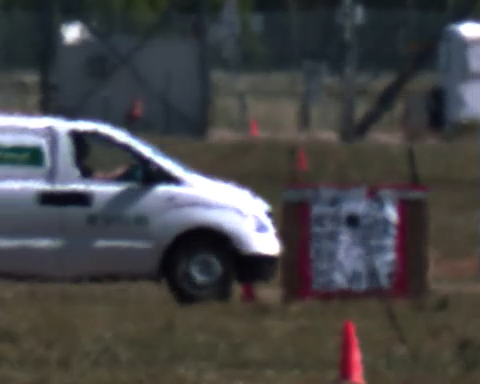
#> input picture CODE/depth/datasets/van_distorted/00011.png, 480 x 384 px, found by its file name; its folder holds 4 pictures in this run
$ python image_append.py
#> lines starting #> are read from the running program, lines starting #| are printed output that depends on the picture; after the words box and inside, x2 and y2 are one past the last pixel; in counts of white or black regions, pixels touching at a corner belong together
import os
import cv2
from matplotlib.pyplot import axis
import numpy as np


def img_info(path):
  img = cv2.imread(path)
  print(img.shape)
  (height,width,depth) = img.shape

  # print("image hight:",height)
  # print("image width:",width)
  # print("image depth:",depth)
  return height,width,depth

def y_append(path):
  dirs = os.listdir(path)
  output_image = np.zeros((384,159,3), np.uint8)
  y_t = np.zeros((384,3), np.uint8)
  indout = 0
  for item in dirs:
    if os.path.isfile(path+item):
      img = cv2.imread(path+item)
      column_y = img[:,100]
      output_image[:,indout,:] = column_y
      indout = indout + 1
  cv2.imshow('image',output_image)
  cv2.imwrite('vandistort.jpg', output_image)
  cv2.waitKey(0)

def x_append(path):
#> called with path = './van_distorted/'
  dirs = os.listdir(path)
  output_image = np.zeros((159,480,3), np.uint8)
  # x_t = np.zeros((134,3), np.uint8)
  indout = 0
  for item in dirs:
    if os.path.isfile(path+item):
      img = cv2.imread(path+item)
#> img is the input picture: shape (384, 480, 3); mean B, G, R 70.6, 69.3, 69.6
      row_x = img[250,:]
#> row_x = 480 rows, first 8: [75, 65, 63], [76, 66, 64], [76, 66, 64], [78, 67, 65], [78, 67, 65], [79, 68, 66], [78, 67, 65], [77, 66, 65]
      output_image[indout,:,:] = row_x
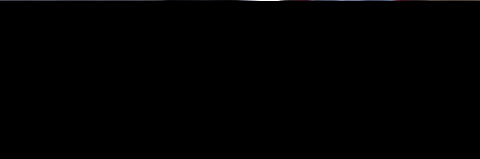
#> output_image: shape (159, 480, 3); mean of channels 0, 1, 2 0.5, 0.4, 0.4; drawn as B, G, R
      indout = indout + 1
#> pass 2 of the loop in x_append, `for item in dirs:`:
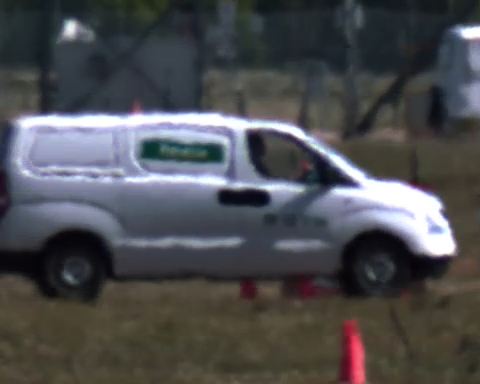
#> input picture CODE/depth/datasets/van_distorted/00030.png, 480 x 384 px, found by its file name
#> in x_append, img is the input picture: shape (384, 480, 3); mean B, G, R 80.5, 77.4, 76.8
#> row_x = 480 rows, first 8: [31, 26, 28], [31, 26, 28], [31, 26, 28], [31, 26, 28], [31, 26, 28], [31, 26, 28], [32, 27, 29], [32, 27, 29]
#> in x_append, `output_image[indout,:,:] = row_x`:
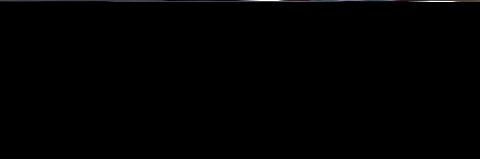
#> output_image: shape (159, 480, 3); 0.63% of pixels changed, all inside (x1, y1, x2, y2) = (0, 1, 480, 2); drawn as B, G, R
#> pass 3 of the loop in x_append, `for item in dirs:`:
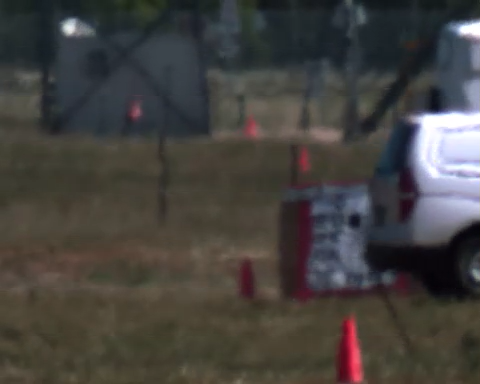
#> input picture CODE/depth/datasets/van_distorted/00076.png, 480 x 384 px, found by its file name
#> in x_append, img is the input picture: shape (384, 480, 3); mean B, G, R 62.9, 65.9, 68.4
#> row_x = 480 rows, first 8: [51, 63, 79], [51, 63, 79], [51, 63, 79], [51, 63, 79], [51, 63, 79], [51, 63, 79], [52, 64, 80], [52, 64, 80]
#> in x_append, `output_image[indout,:,:] = row_x`:
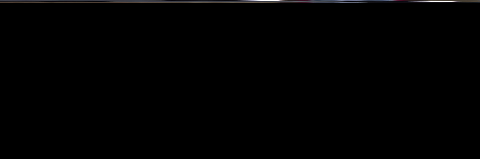
#> output_image: shape (159, 480, 3); 0.63% of pixels changed, all inside (x1, y1, x2, y2) = (0, 2, 480, 3); drawn as B, G, R
#> the loop made 4 passes; the first 3 are shown
  cv2.imshow('image',output_image)
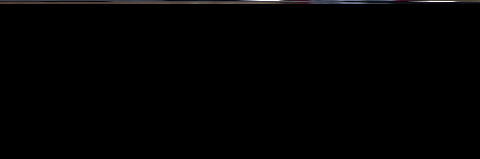
#> window 'image': shape (159, 480, 3); mean B, G, R 1.6, 1.6, 1.7
  cv2.imwrite('vandistort_yt.jpg', output_image)
  cv2.waitKey(0)

if __name__ == '__main__':
  # path = './van_distorted/'
  path = './van_distorted/'
  # y_append(path)
  x_append(path)
